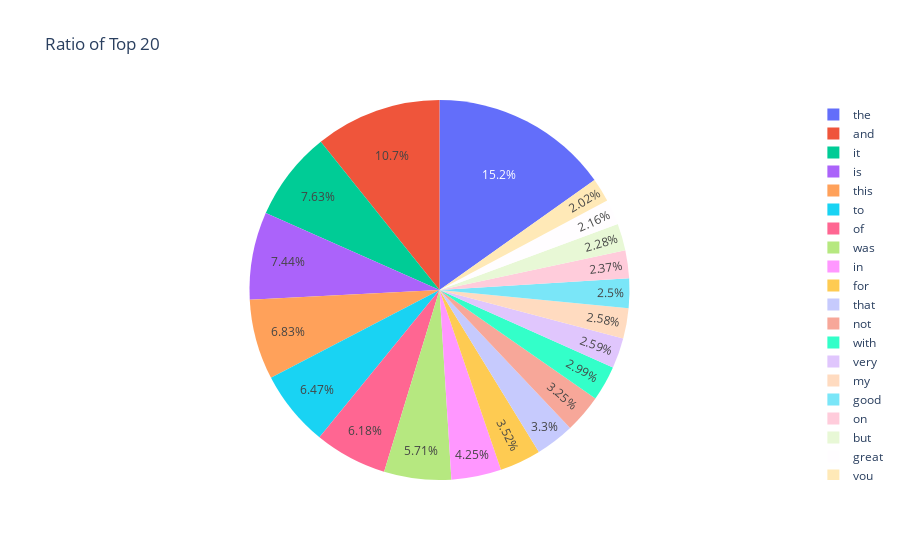

Notebook code cell kept with this figure:
### Code cell
fig = px.pie(values=ratio, names=dfname, title='Ratio of Top 20')
fig.show()

### Figure 1 — Plotly figure (JSON) as saved in the notebook; plotly's stock layout.template omitted (floating-point values rounded to 4 significant figures)
{"data": [{"domain": {"x": [0, 1], "y": [0, 1]}, "hovertemplate": "label=%{label}<br>value=%{value}<extra></extra>", "labels": ["the", "and", "it", "is", "to", "this", "of", "was", "in", "for", "that", "not", "with", "my", "very", "good", "on", "you", "but", "great"], "legendgroup": "", "name": "", "showlegend": true, "type": "pie", "values": [1330, 941, 668, 652, 567, 598, 541, 500, 372, 308, 289, 285, 262, 226, 227, 219, 208, 177, 200, 189]}], "layout": {"legend": {"tracegroupgap": 0}, "title": {"text": "Ratio of Top 20"}}}
